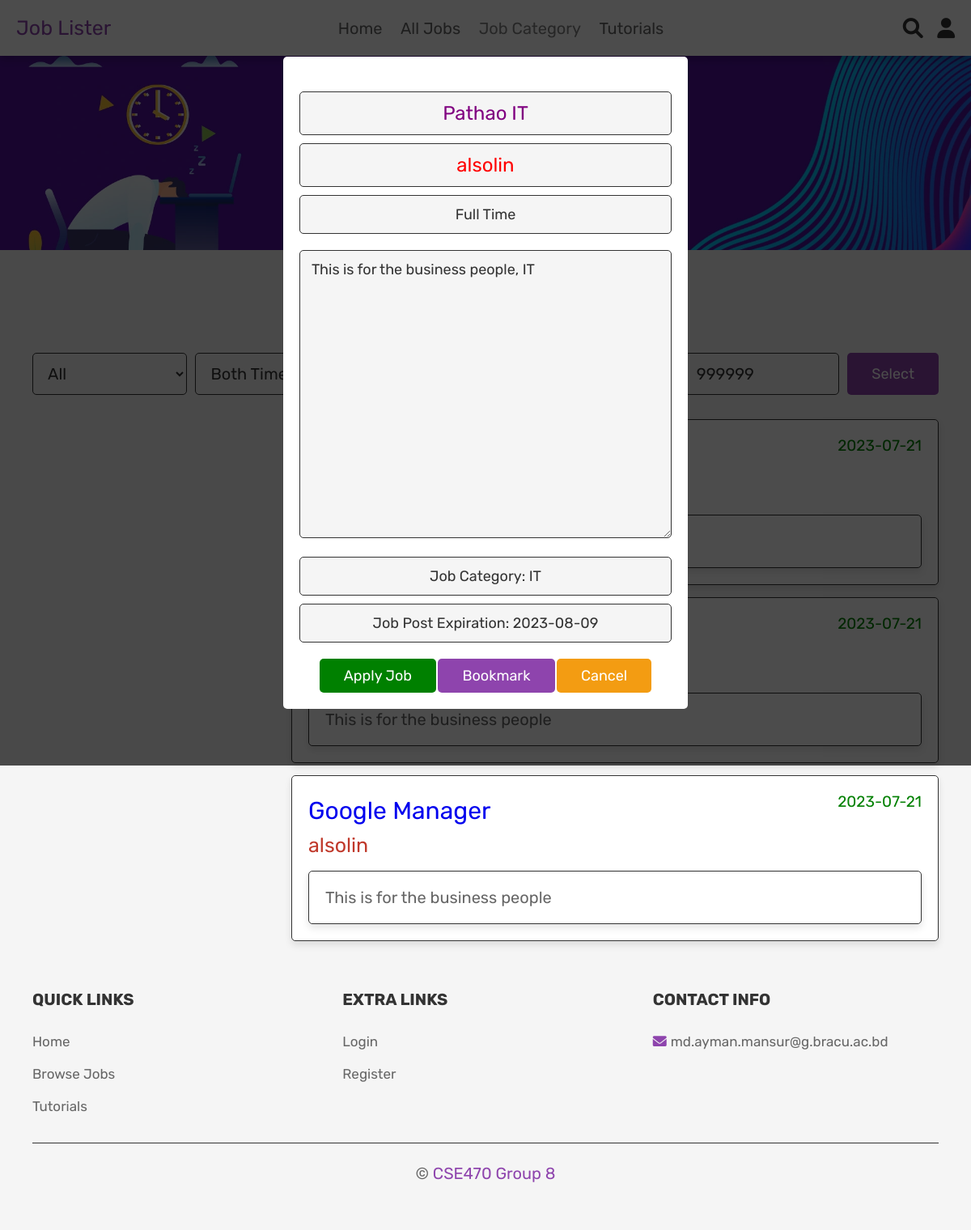
The app's page /all_jobs.php?update=2 (signed in), older data.
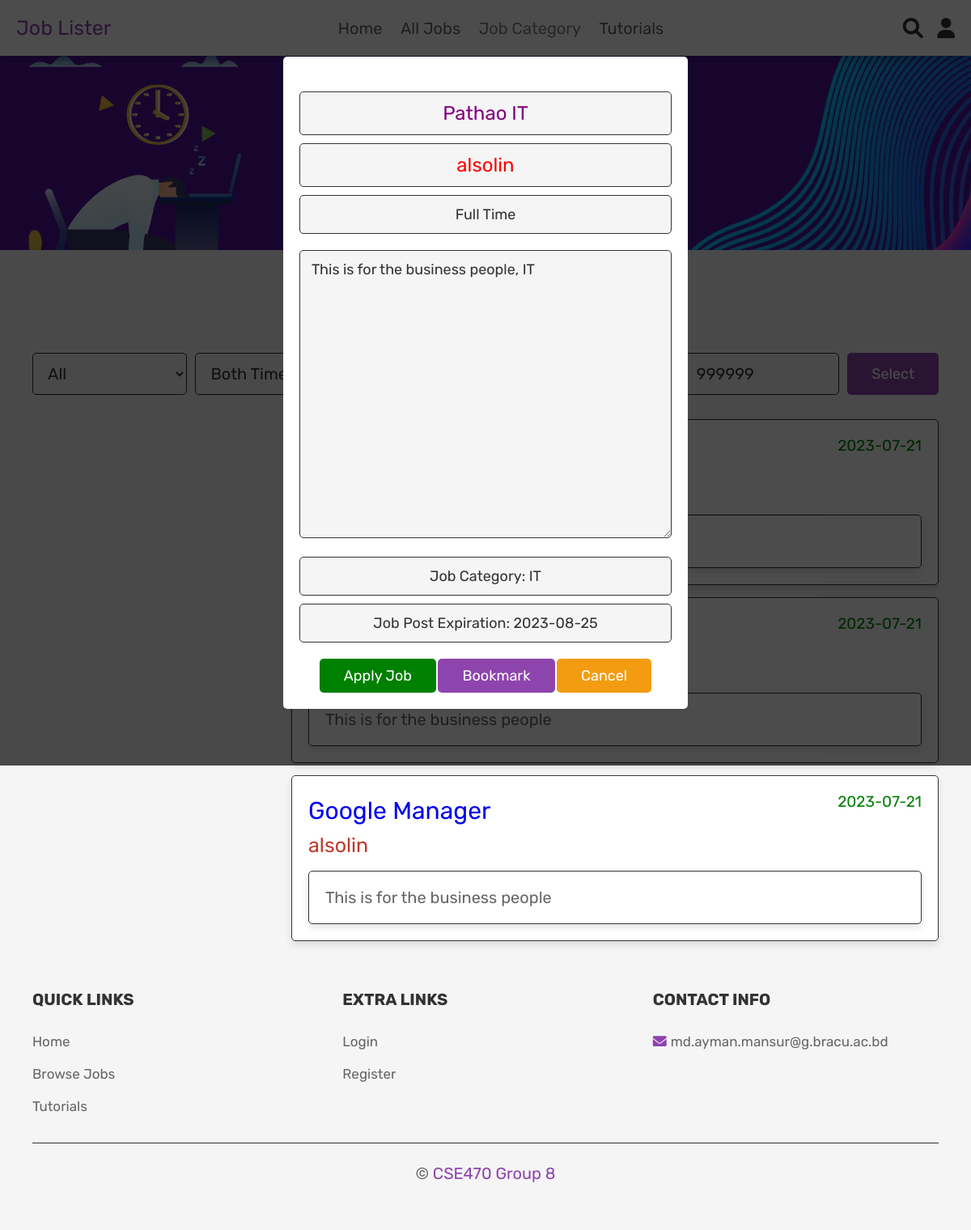
The same page, newer data.
### tables this page shows
CREATE TABLE `jobs_posted` (
  `job_id` int(100) NOT NULL,
  `job_title` varchar(100) NOT NULL,
  `job_company_id` int(100) NOT NULL,
  `job_details` text NOT NULL,
  `job_type` varchar(100) NOT NULL,
  `job_category` varchar(100) NOT NULL,
  `job_salary` int(100) NOT NULL,
  `job_creation_date` date NOT NULL,
  `job_expiration_date` date NOT NULL,
  `job_post_status` varchar(100) NOT NULL,
  `bkash_transaction` varchar(100) DEFAULT NULL
);

CREATE TABLE `company` (
  `id` int(100) NOT NULL,
  `name` varchar(100) NOT NULL,
  `email` varchar(100) NOT NULL,
  `password` varchar(100) NOT NULL,
  `company_logo` varchar(100) DEFAULT NULL,
  `company_details` text DEFAULT NULL,
  `account_type` varchar(100) NOT NULL,
  `company_document` varchar(100) DEFAULT NULL,
  `account_creation_date` timestamp NOT NULL DEFAULT current_timestamp() ON UPDATE current_timestamp(),
  `always_null` int(11) DEFAULT NULL
);

### all_jobs.php (the view, shortened to what this page needs)
<?php
include 'config.php';
?>
<!DOCTYPE html>
<html lang="en">
<head>
   <link rel="stylesheet" href="https://cdnjs.cloudflare.com/ajax/libs/font-awesome/6.0.0/css/all.min.css">
   <link rel="stylesheet" href="css/admin_style.css">
   <link rel="stylesheet" href="css/style.css">
</head>
<body>
<?php include 'header.php'; ?>
<div class="heading">
   <h3 style="color: white;">Available Jobs</h3>
   <p style="color: #ccc;"> <a href="home.php">Home</a> / All Available Jobs </p>
</div>
<section class="products">
   <h1 class="title">Latest Jobs</h1>
   <section class="search-form">
      <form action="" method="post">
            <select name="category_buttons" class="box">
               <option value="All">All</option>
            </select>
            <select name="job_type_select" class="box">
               <option value="Both Time">Both Time</option>
            </select>
            <input type="text" name="max_job_salary" placeholder="Max Salary" value=999999 class="box">
               <input type="submit" value="Select" name="job_sort_button" class="btn">
         </form>
   </section>
<section class="show-products">
   <div class="box-container">
      <?php
         $job_category = $_SESSION['job_category'];
         $job_sort = $_SESSION['job_sort'];
         if (isset($_SESSION['value'])) {
            $select_job = mysqli_query($conn, "SELECT * FROM `jobs_posted` INNER JOIN `company` ON jobs_posted.job_company_id = company.id WHERE job_category='$job_header_category' AND job_post_status='Approved'") or die('query failed');
         }
         else if(($job_category == 'All') and ($job_sort == 'Date Ascending') and (!isset($_POST['job_sort_button']))){
            $select_job = mysqli_query($conn, "SELECT * FROM `jobs_posted` INNER JOIN `company` ON jobs_posted.job_company_id = company.id WHERE job_post_status='Approved'") or die('query failed');
         }
         if(mysqli_num_rows($select_job) > 0){
            while($fetch_products = mysqli_fetch_assoc($select_job)){
            ?>
         <form action="" method="post" class="box">
         <p> <span class="details" style="font-size: 19px; color: green;"><span><?php echo $fetch_products['job_creation_date']; ?></span> </p>
            <div class="job_title"><a href="all_jobs.php?update=<?php echo $fetch_products['job_id']; ?>"><?php echo $fetch_products['job_title']; ?></a></div>
            <div class="company_name"><?php echo $fetch_products['name']; ?></div>
            <br>
            <div class="box">
               <div class="job_details"><?php echo (strlen($fetch_products['job_details']) > 70) ? substr($fetch_products['job_details'],0,30).'...' : $fetch_products['job_details']; ?></div>
            </div>
         </form>
            <?php
               }
         }else{
            echo '<p class="empty">Could not find any job posts</p>';
         }
      ?>
   </div>
</section>
<section class="edit-product-form">
   <?php
      if(isset($_GET['update'])){
         $job_detail_id = $_GET['update'];
         $update_query = mysqli_query($conn, "SELECT * FROM `jobs_posted` INNER JOIN `company` on jobs_posted.job_company_id = company.id WHERE job_id = '{$job_detail_id}'") or die('query failed');
         if(mysqli_num_rows($update_query) > 0){
            while($fetch_update = mysqli_fetch_assoc($update_query)){
   ?>
      <form action="" method="post" enctype="multipart/form-data">
            <p type="text" name="show_job_title" class="box" style="font-size: 24px; color: purple;"><?php echo $fetch_update['job_title']; ?></p>
            <p type="text" name="show_job_title" class="box" style="font-size: 24px; color: red;"><?php echo $fetch_update['name']; ?></p>
            <p type="text" name="show_job_title" class="box" style="font-size: 18px;"><?php echo $fetch_update['job_type']; ?></p>
            <textarea type="text" name="show_job_description" cols="50" rows="15" class="box" disabled><?php echo $fetch_update['job_details']; ?></textarea>
            <p type="text" name="show_job_title" class="box" style="font-size: 18px;">Job Category: <?php echo $fetch_update['job_category']; ?></p>
            <p type="text" name="show_job_title" class="box" style="font-size: 18px;">Job Post Expiration: <?php echo $fetch_update['job_expiration_date']; ?></p>
            <a href="user_job_apply.php?job_apply_id=<?php echo $fetch_update['job_id']; ?>" class="btn" style="background-color: green;">Apply Job</a>
            <a class="btn" href="search_jobs.php?company_id=<?php echo $fetch_update['id']; ?>&job_title=<?php echo urlencode($fetch_update['job_title']); ?>">Bookmark</a>
         <input type="reset" value="cancel" id="close-update" class="option-btn" onclick="window.location = 'all_jobs.php'">
      </form>
         <?php
         }
      }
      }else{
         echo '<script>document.querySelector(".edit-product-form").style.display = "none";</script>';
      }
   ?>
</section>
<?php include 'footer.php'; ?>
</body>
</html>

Row changes from the older to the newer data that the page shows:
changed jobs_posted "Pathao IT": job_expiration_date "2023-08-09" → "2023-08-25"
